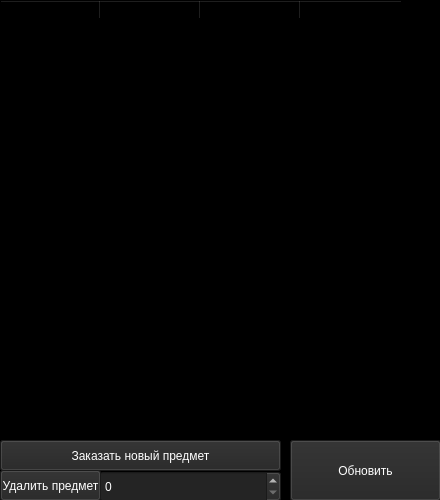
<?xml version="1.0" encoding="UTF-8"?>
<ui version="4.0">
 <class>Form</class>
 <widget class="QWidget" name="Form">
  <property name="geometry">
   <rect>
    <x>0</x>
    <y>0</y>
    <width>440</width>
    <height>500</height>
   </rect>
  </property>
  <property name="windowTitle">
   <string>Form</string>
  </property>
  <property name="styleSheet">
   <string notr="true">background-color: rgb(0, 0, 0);</string>
  </property>
  <widget class="QPushButton" name="pushButton">
   <property name="geometry">
    <rect>
     <x>0</x>
     <y>440</y>
     <width>281</width>
     <height>31</height>
    </rect>
   </property>
   <property name="styleSheet">
    <string notr="true">background-color: rgb(36, 36, 36);
color: rgb(255, 255, 255);</string>
   </property>
   <property name="text">
    <string>Заказать новый предмет</string>
   </property>
  </widget>
  <widget class="QPushButton" name="pushButton_2">
   <property name="geometry">
    <rect>
     <x>0</x>
     <y>470</y>
     <width>101</width>
     <height>31</height>
    </rect>
   </property>
   <property name="styleSheet">
    <string notr="true">background-color: rgb(36, 36, 36);
color: rgb(255, 255, 255);</string>
   </property>
   <property name="text">
    <string>Удалить предмет</string>
   </property>
  </widget>
  <widget class="QTableWidget" name="tableWidget">
   <property name="geometry">
    <rect>
     <x>0</x>
     <y>0</y>
     <width>441</width>
     <height>431</height>
    </rect>
   </property>
   <property name="styleSheet">
    <string notr="true">color: rgb(255, 255, 255);
background-color: rgb(0, 0, 0);</string>
   </property>
   <column>
    <property name="text">
     <string>id</string>
    </property>
    <property name="foreground">
     <brush brushstyle="SolidPattern">
      <color alpha="255">
       <red>0</red>
       <green>0</green>
       <blue>0</blue>
      </color>
     </brush>
    </property>
   </column>
   <column>
    <property name="text">
     <string>Предмет</string>
    </property>
    <property name="foreground">
     <brush brushstyle="SolidPattern">
      <color alpha="255">
       <red>0</red>
       <green>0</green>
       <blue>0</blue>
      </color>
     </brush>
    </property>
   </column>
   <column>
    <property name="text">
     <string>Количество</string>
    </property>
    <property name="foreground">
     <brush brushstyle="SolidPattern">
      <color alpha="255">
       <red>0</red>
       <green>0</green>
       <blue>0</blue>
      </color>
     </brush>
    </property>
   </column>
   <column>
    <property name="text">
     <string>Стоимость</string>
    </property>
    <property name="foreground">
     <brush brushstyle="SolidPattern">
      <color alpha="255">
       <red>0</red>
       <green>0</green>
       <blue>0</blue>
      </color>
     </brush>
    </property>
   </column>
  </widget>
  <widget class="QPushButton" name="pushButton_3">
   <property name="geometry">
    <rect>
     <x>290</x>
     <y>440</y>
     <width>151</width>
     <height>61</height>
    </rect>
   </property>
   <property name="styleSheet">
    <string notr="true">background-color: rgb(36, 36, 36);
color: rgb(255, 255, 255);</string>
   </property>
   <property name="text">
    <string>Обновить</string>
   </property>
  </widget>
  <widget class="QSpinBox" name="spinBox">
   <property name="geometry">
    <rect>
     <x>100</x>
     <y>471</y>
     <width>181</width>
     <height>31</height>
    </rect>
   </property>
   <property name="styleSheet">
    <string notr="true">background-color: rgb(36, 36, 36);
color: rgb(255, 255, 255);</string>
   </property>
  </widget>
 </widget>
 <resources/>
 <connections/>
</ui>
